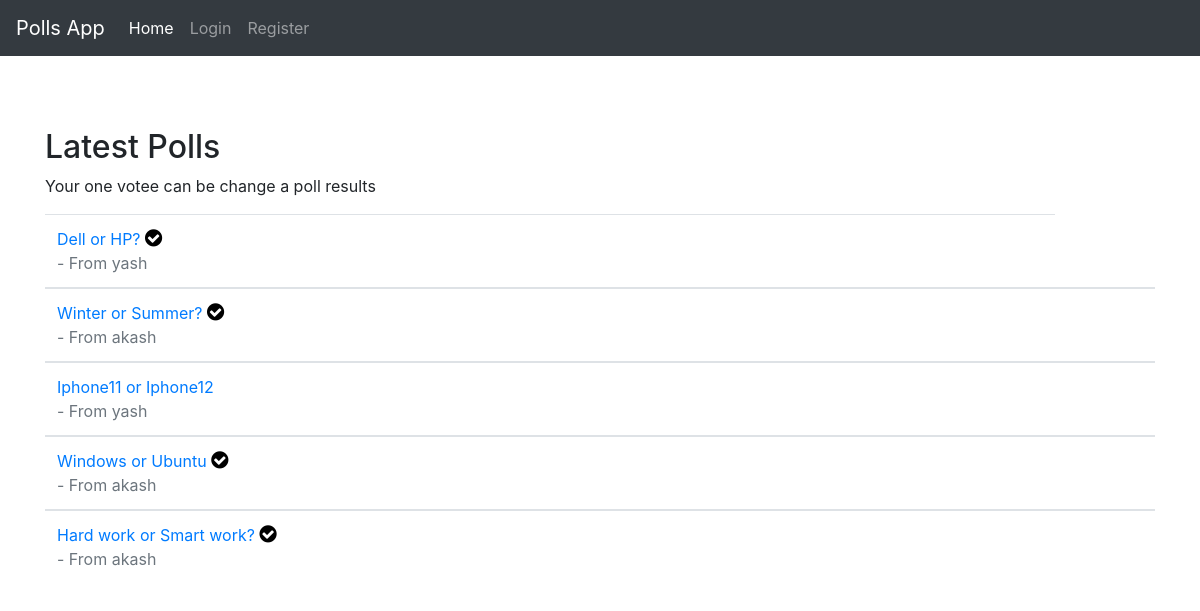
The page / on the database its author committed.
### user_poll/models.py (models this page shows, shortened)
class Questions(models.Model):
    question_id = models.AutoField(primary_key=True)
    by_publishe = models.ForeignKey(User, on_delete=models.CASCADE)
    question = models.CharField(max_length=100)
    is_published = models.BooleanField(default=True)
    class Meta:
        db_table = 'Questions'

### pages/views.py (the view)
# urls.py: path('', views.index, name='index'),
def index(request):
    question = Questions.objects.all()
    user = request.user
    paginator = Paginator(question, 6)
    page_number = request.GET.get('page')
    page_obj = paginator.get_page(page_number)
    context = {
        'question': page_obj,
        'user': user
    }
    if('/' == request.path):
        print(request.path)
        return render(request, 'pages/index.html', context)
    else:
        return render(request, 'pages/dashboard.html', context)

### templates/pages/index.html (shortened to what this page needs)
{% extends 'base.html' %}
{% block content %}
<br>
<br>
<section id="dashboard" class="py-4">
    <div class="container">
      <div class="row">
        <div class="col-md-12">
          <h2>Latest Polls</h2>
          <p>Your one votee can be change a poll results</p>
          <table class="table">
            {% if question %}
              {% for question in question %}
                {% if question.is_published == True %}
                  <tbody>
                    <tr>
                      <td><a href="{% url 'poll_voting' question.question_id %}">{{ question.question }}</a>
                      <footer class="text-muted">- From {{ question.by_publishe }}</footer></td>
                      {% if user == question.by_publishe %}
                        <td>
                          <a href="{% url 'edit_poll' question.question_id %}"><i class="fa fa-pencil-square-o" style="font-size:32px;color:yellow"></i></a>
                          <a href="{% url 'poll_stop' question.question_id %}" onclick="return confirm('Are you sure?')"><i class="fa fa-stop-circle" style="font-size:32px;color:red"></i></a>
                        </td>
                      {% else %}
                        <td>
                        </td>
                      {% endif %}
                    </tr>
                {% else %}
                  <tbody>
                  <tr>
                    <td>
                      <a href="{% url 'poll_stop' question.question_id %}">{{ question.question }}</a>&nbsp;<i class="fa fa-check-circle" style="font-size:20px;color:black"></i>
                      <footer class="text-muted">- From {{ question.by_publishe }}</footer>
                    </td>
                  </tr>
                {% endif %}
              {% endfor %}
            {% else %}
              <p>Latest polls not available</p>
            {% endif %}
          </table>
        </div>
        <div class="row">
          <div class="col-md-12">
          </div>
        </div>
      </div>
</section>
{% endblock %}

### templates/base.html (shortened to what this page needs)
<!doctype html>
<html lang="en">
  <head>
    <link rel="stylesheet" href="https://stackpath.bootstrapcdn.com/bootstrap/4.3.1/css/bootstrap.min.css">
    <link rel="stylesheet" href="https://cdnjs.cloudflare.com/ajax/libs/font-awesome/4.7.0/css/font-awesome.min.css">
  </head>
  <body>
    <nav class="navbar navbar-expand-lg navbar-dark bg-dark">
    <a class="navbar-brand" href="#">Polls App</a>
    <div class="collapse navbar-collapse" id="navbarNavDropdown">
        <ul class="navbar-nav">
        <li
        {% if '/' == request.path %}
            class="nav-item active"
        {% else %}
            class="nav-item"
        {% endif %}
        >
            <a class="nav-link" href="{% url 'index' %}">Home</a>
        </li>
        {% if user.is_authenticated %}
            <li
            {% if 'dashboard' in request.path %}
                class="nav-item active"
            {% else %}
                class="nav-item"
            {% endif %}
            >
            <a class="nav-link" href="{% url 'dashboard' %}"> Welcome {{ user.username }} (Dashboard) </a>
            </li>
            <li class="nav-item">
                <a href="javascript:{document.getElementById('logout').submit()}" class="nav-link">
                    <i class="fas fa-sign-out-alt"></i> Logout
                </a>
                <form action='{% url 'logout' %}' method='POST' id='logout'>
                    {% csrf_token %}
                </form>
            </li>
        {% else %}
            <li
            {% if 'login' in request.path %}
                class="nav-item active"
            {% else %}
                class="nav-item"
            {% endif %}
            >
                <a class="nav-link" href="{% url 'login' %}">Login</a>
            </li>
            <li
            {% if 'register' in request.path %}
                class="nav-item active"
            {% else %}
                class="nav-item"
            {% endif %}
            >
                <a class="nav-link" href="{% url 'register' %}">Register</a>
        {% endif %}
        </li>
        </ul>
    </div>
    </nav>
    {% block content %}
    {% endblock %}
  </body>
</html>

### rows shown on the page
Questions: question "Dell or HP?", by_publishe "yash"
Questions: question "Winter or Summer?", by_publishe "akash"
Questions: question "Iphone11 or Iphone12", by_publishe "yash"
Questions: question "Windows or Ubuntu", by_publishe "akash"
Questions: question "Hard work or Smart work?", by_publishe "akash"
